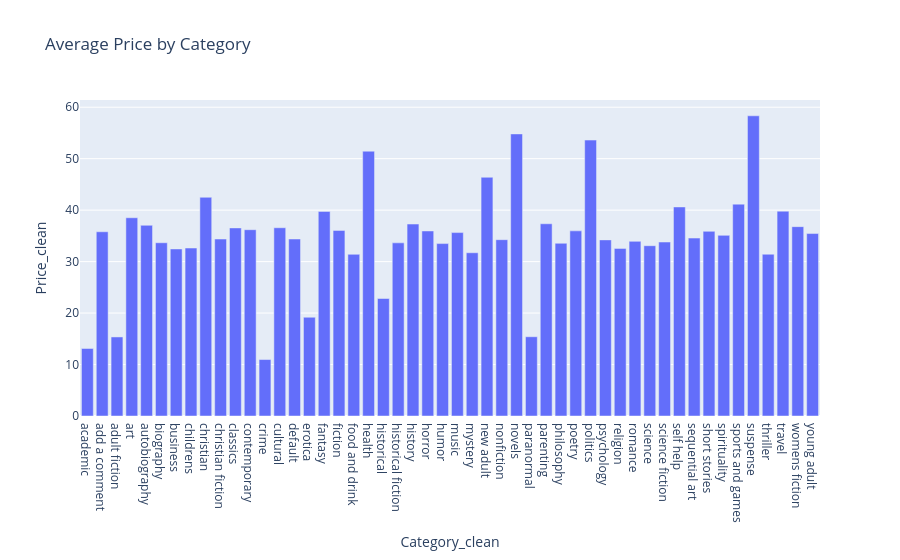

The notebook cell this image was saved under:
### Code cell
# Interactive Plotly bar

fig = px.bar(df.groupby('Category_clean')['Price_clean'].mean().reset_index(),
             x='Category_clean', y='Price_clean', title='Average Price by Category')
fig.show()

### Figure 1 — Plotly figure (JSON) as saved in the notebook; plotly's stock layout.template omitted (floating-point values rounded to 4 significant figures)
{"data": [{"alignmentgroup": "True", "hovertemplate": "Category_clean=%{x}<br>Price_clean=%{y}<extra></extra>", "legendgroup": "", "marker": {"color": "#636efa", "pattern": {"shape": ""}}, "name": "", "offsetgroup": "", "orientation": "v", "showlegend": false, "textposition": "auto", "type": "bar", "x": ["academic", "add a comment", "adult fiction", "art", "autobiography", "biography", "business", "childrens", "christian", "christian fiction", "classics", "contemporary", "crime", "cultural", "default", "erotica", "fantasy", "fiction", "food and drink", "health", "historical", "historical fiction", "history", "horror", "humor", "music", "mystery", "new adult", "nonfiction", "novels", "paranormal", "parenting", "philosophy", "poetry", "politics", "psychology", "religion", "romance", "science", "science fiction", "self help", "sequential art", "short stories", "spirituality", "sports and games", "suspense", "thriller", "travel", "womens fiction", "young adult"], "xaxis": "x", "y": [13.12, 35.8, 15.36, 38.52, 37.05, 33.66, 32.46, 32.64, 42.5, 34.38, 36.55, 36.2, 10.97, 36.58, 34.39, 19.19, 39.75, 36.07, 31.41, 51.45, 22.83, 33.64, 37.29, 35.95, 33.5, 35.64, 31.72, 46.38, 34.26, 54.81, 15.4, 37.35, 33.56, 35.97, 53.61, 34.22, 32.57, 33.93, 33.09, 33.8, 40.62, 34.57, 35.88, 35.1, 41.17, 58.33, 31.43, 39.79, 36.79, 35.45], "yaxis": "y"}], "layout": {"autosize": true, "barmode": "relative", "legend": {"tracegroupgap": 0}, "title": {"text": "Average Price by Category"}, "xaxis": {"anchor": "y", "autorange": true, "domain": [0, 1], "range": [-0.5, 49.5], "title": {"text": "Category_clean"}, "type": "category"}, "yaxis": {"anchor": "x", "autorange": true, "domain": [0, 1], "range": [0, 61.4], "title": {"text": "Price_clean"}, "type": "linear"}}}
